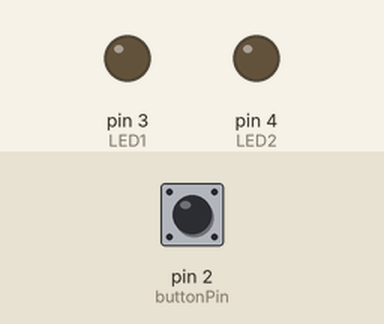
The sketch below on a simulated Arduino Uno, built with avr-gcc and run on an emulated ATmega328P. Parts: output pins drawn as LEDs (lit = HIGH). Inputs (shaded band) come from the test bench; at power-on: pin 2 (buttonPin) LOW. What the sketch prints to the serial monitor is not drawn.

Above: at 1.2 s.
1.3 s: pin 2 (buttonPin) pulled HIGH for 0.15 s
At 2.5 s:
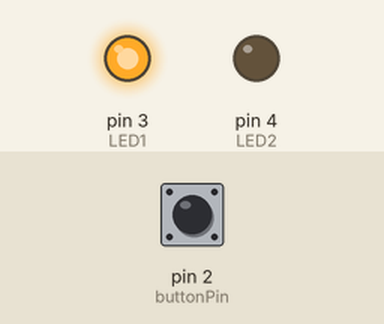
2.9 s: pin 2 (buttonPin) pulled HIGH for 1 s
At 4.1 s:
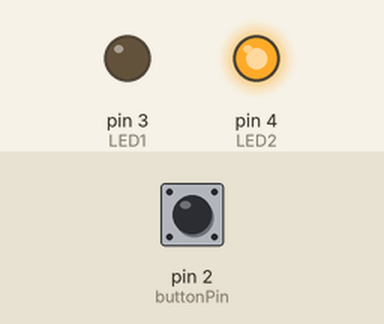
5.4 s: pin 2 (buttonPin) pulled HIGH for 0.15 s
At 5.9 s:
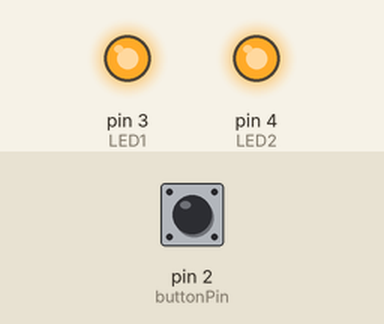
7.0 s: pin 2 (buttonPin) pulled HIGH for 3.2 s
At 8.4 s:
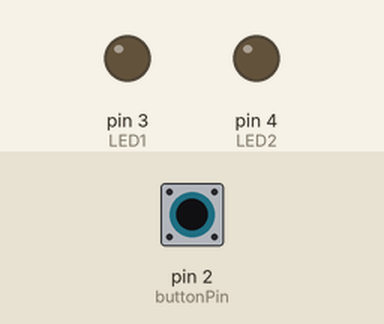
Timing chart, 0 to 10.0 s (numbered marks = the images above; inputs shaded):
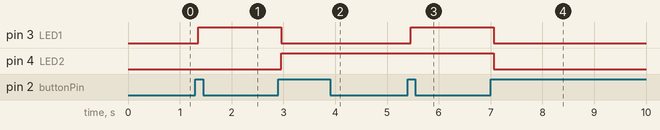

Measured:
- after the input at 1.3 s, pin 3 (LED1): LOW → HIGH after 0.06 s
- after the input at 2.9 s, pin 3 (LED1): HIGH → LOW after 0.06 s; pin 4 (LED2): LOW → HIGH after 0.06 s
- after the input at 5.4 s, pin 3 (LED1): LOW → HIGH after 0.06 s
- after the input at 7.0 s, pin 3 (LED1), pin 4 (LED2): HIGH → LOW after 0.06 s

The sketch:

Debounce.ino
```cpp
// C++ code
//
const int buttonPin = 2;
int buttonState = LOW;
int lastButtonState = LOW;
long lastDebounceTime = 0;
long debounceDelay = 50;
const int LED1=3;
const int LED2=4;

int state = 0;

void setup()
{
  pinMode(LED1, OUTPUT);
  pinMode(LED2, OUTPUT);
  pinMode(buttonPin, INPUT);
  Serial.begin(9600);
}

void loop()
{

  if(Debounce(buttonPin) == HIGH)             //button1
    {
      state++;

    }
  Serial.println(state);
  if(state==0){
    digitalWrite(LED1,LOW);
    digitalWrite(LED2,LOW);
  }
  if(state==1){
    digitalWrite(LED1,HIGH);
    digitalWrite(LED2,LOW);
  }
  if(state==2){
    digitalWrite(LED2,HIGH);
    digitalWrite(LED1,LOW);
  }
  if(state==3){
    digitalWrite(LED2,HIGH);
    digitalWrite(LED1,HIGH);
  }
  if(state==4){
    state=0;
  }

}

boolean Debounce(int button){

  int reading = digitalRead(button);
    if (reading != lastButtonState) {
      lastDebounceTime = millis();
    }

    if ((millis() - lastDebounceTime) > debounceDelay) {
      if (reading != buttonState) {
        buttonState = reading;
        if (buttonState == HIGH) {
          lastButtonState = reading;
          return(HIGH);
        }
      }
    }

    lastButtonState = reading;
    return(LOW);
}
```
